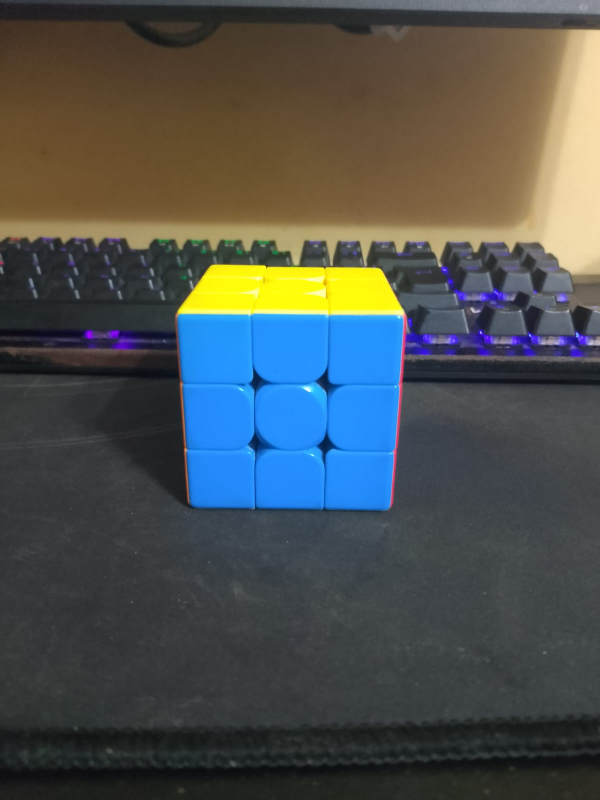
#> input picture imagensTeste/imgMelhor1.jpeg, 1200 x 1600 px (shown at 1/2 size)
$ python analizeComImagens.py
#> lines starting #> are read from the running program, lines starting #| are printed output that depends on the picture; after the words box and inside, x2 and y2 are one past the last pixel; in counts of white or black regions, pixels touching at a corner belong together
import cv2

img = cv2.imread("imagensTeste/imgMelhor1.jpeg", cv2.IMREAD_COLOR)
#> img is the input picture: shape (1600, 1200, 3); mean B, G, R 79.3, 80.5, 75.9
img = cv2.resize(img, (800, 900))
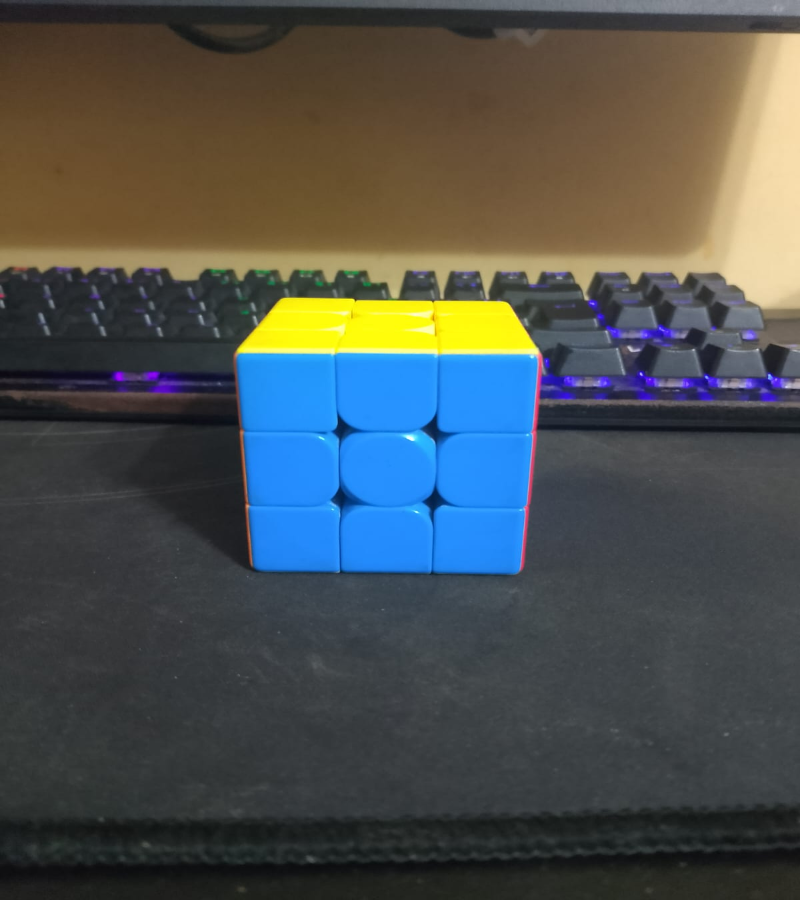
#> img: shape (900, 800, 3); mean B, G, R 79.3, 80.4, 75.9

img_cinza = cv2.cvtColor(img, cv2.COLOR_BGR2GRAY)
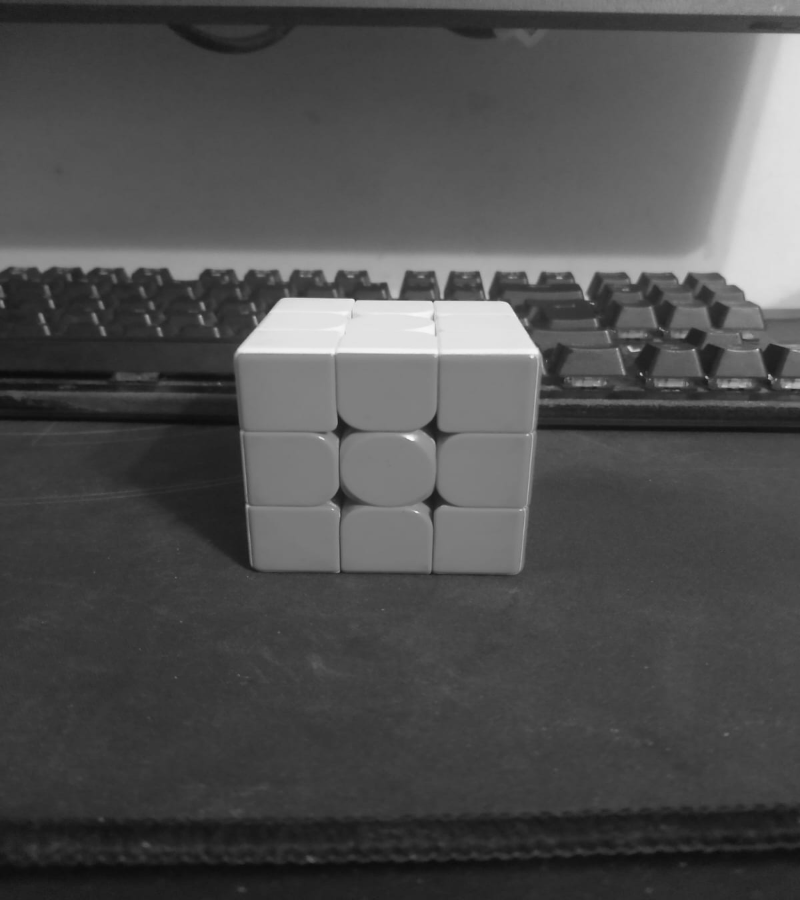
#> img_cinza: shape (900, 800); min 10, max 252, mean 79

img_blur = cv2.GaussianBlur(img_cinza, (5, 5), 0)

bordas = cv2.Canny(img_blur, 50, 150)
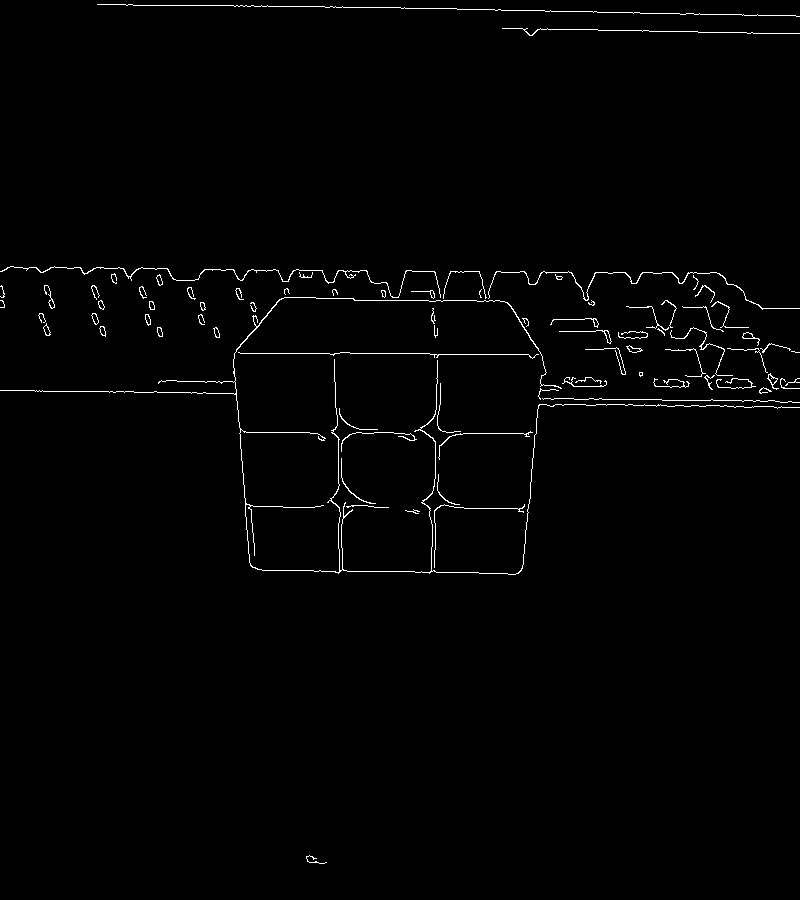
#> bordas: shape (900, 800); 1.2% white in thin lines or dots

contornos, _ = cv2.findContours(bordas, cv2.RETR_EXTERNAL, cv2.CHAIN_APPROX_SIMPLE)
#> contornos = 79 contours, 56 with area under 20; largest, box (x1, y1, x2, y2) and area: (0, 297, 800, 575) 207, (0, 266, 441, 298) 94, (488, 271, 800, 310) 83, (767, 373, 779, 390) 58, (742, 332, 760, 346) 55

img_contornos = img.copy()

cv2.drawContours(img_contornos, contornos, -1, (0, 255, 0), 2)
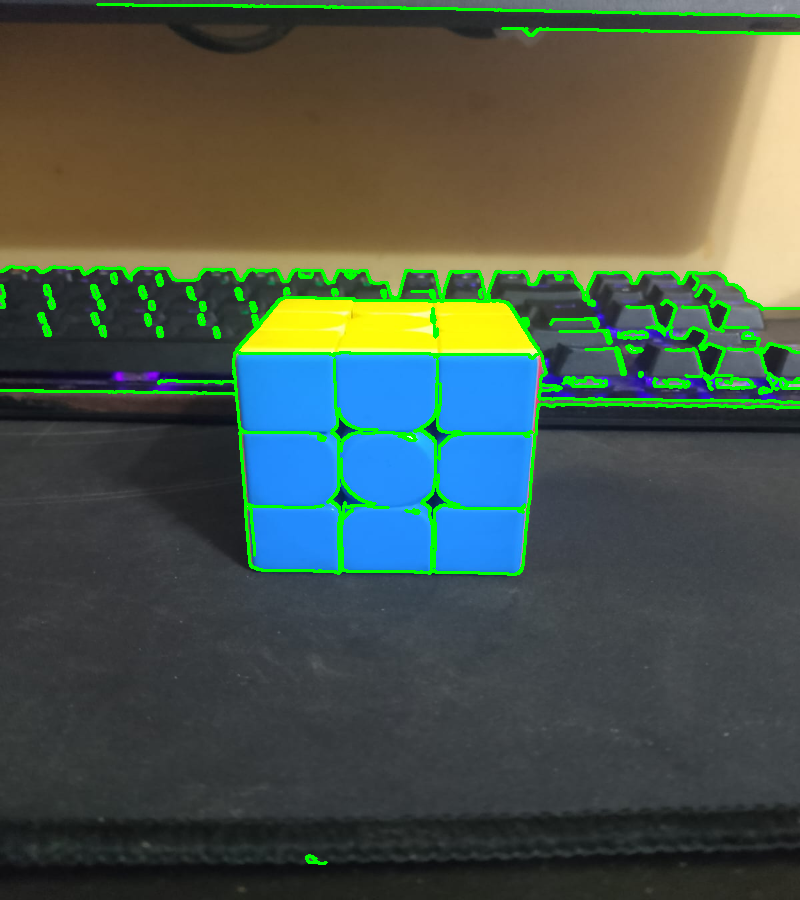
#> img_contornos: shape (900, 800, 3); 3.75% of pixels changed, all inside (x1, y1, x2, y2) = (0, 3, 800, 865)

melhor_contorno = None
maior_area = 0

if melhor_contorno is not None:
        cv2.drawContours(img, [melhor_contorno], -1, (0, 255, 0), 3)

        for ponto in melhor_contorno:
            x, y = ponto[0]
            cv2.circle(img, (x, y), 7, (0, 0, 255), -1)

cv2.imshow("foto", bordas)

cv2.waitKey(0)
cv2.destroyAllWindows()

$ run again, with imagensTeste/teste2.jpg copied over imagensTeste/imgMelhor1.jpeg
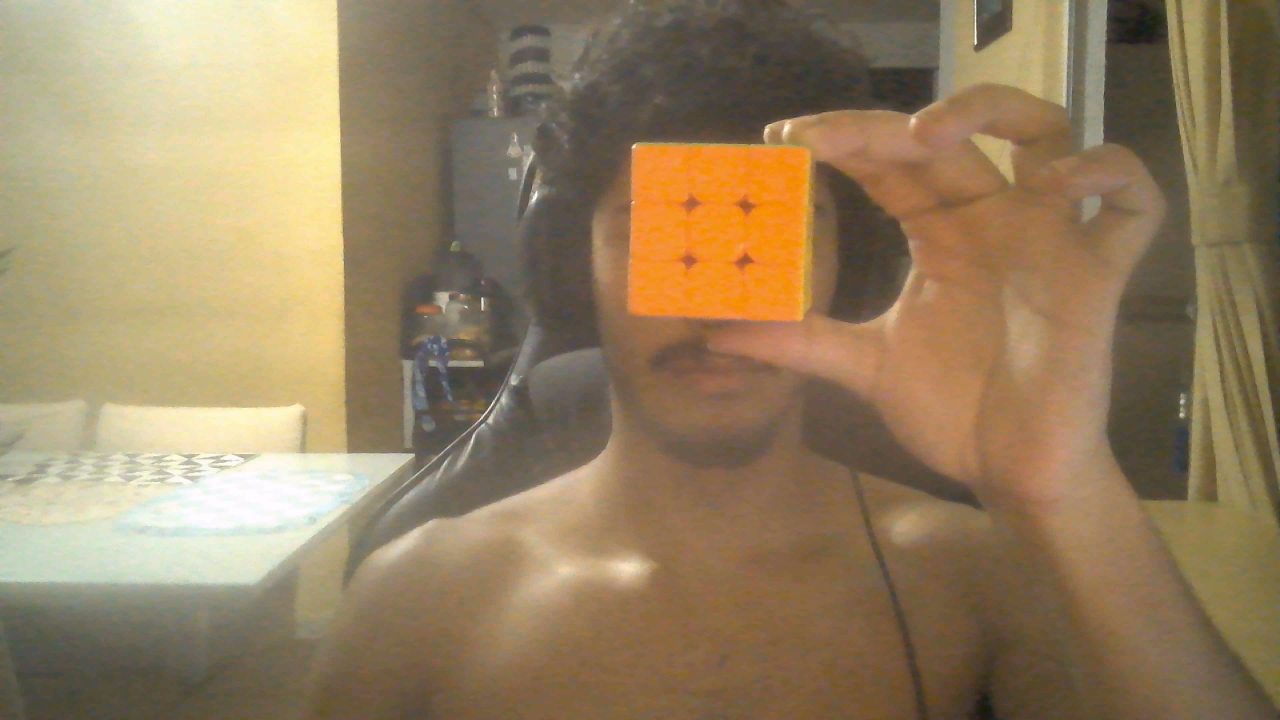
#> input picture imagensTeste/teste2.jpg, 3840 x 2160 px (shown at 1/3 size)
#> img is the input picture: shape (2160, 3840, 3); mean B, G, R 97.3, 129, 150
#> img: shape (900, 800, 3)
#> `bordas = cv2.Canny(img_blur, 50, 150)`:
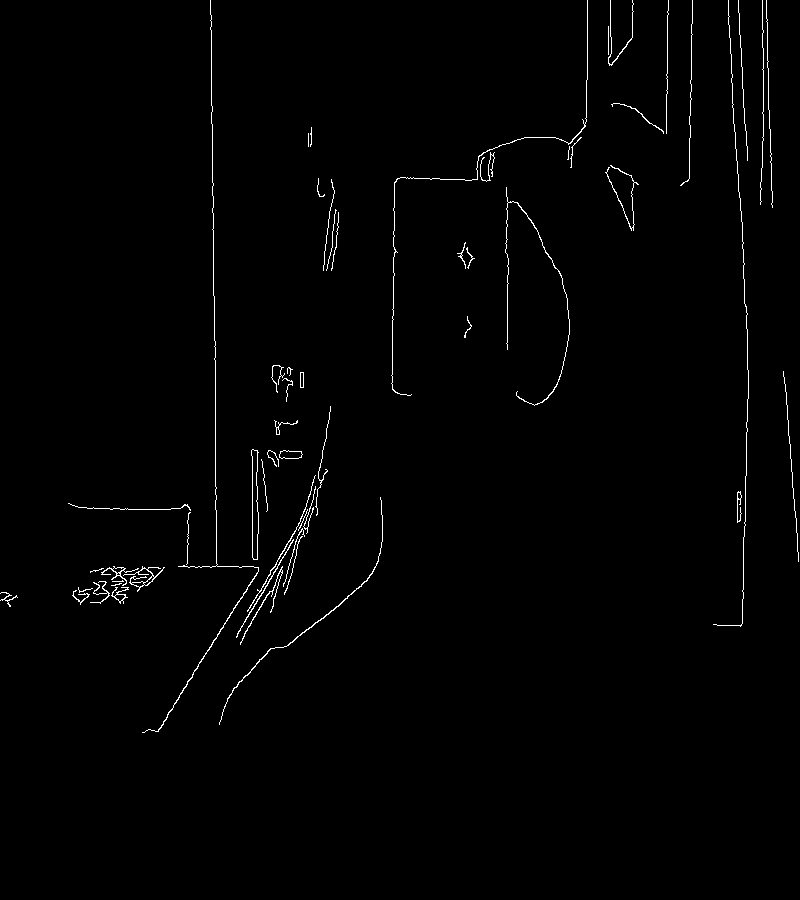
#> bordas: shape (900, 800); 1% white in thin lines or dots, all inside (x1, y1, x2, y2) = (0, 0, 799, 733)
#> contornos = 57 contours, 38 with area under 20; largest, box (x1, y1, x2, y2) and area: (251, 449, 259, 560) 558, (279, 450, 303, 459) 150, (123, 566, 165, 592) 118, (219, 497, 383, 725) 108, (142, 0, 259, 733) 88
#> `cv2.drawContours(img_contornos, contornos, -1, (0, 255, 0), 2)`:
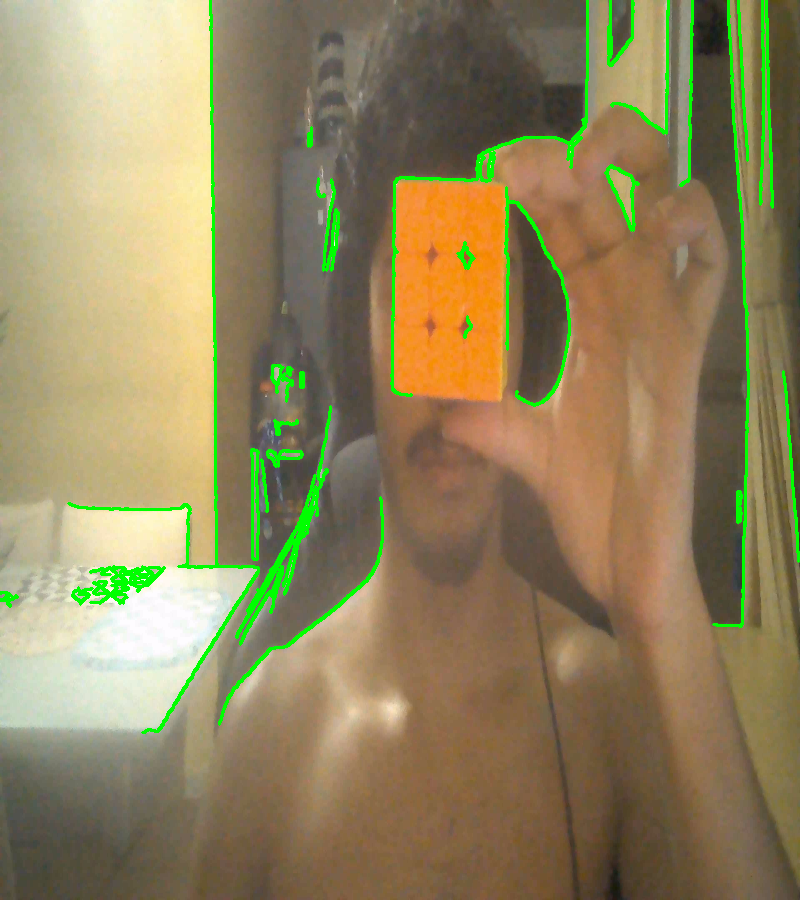
#> img_contornos: shape (900, 800, 3); mean B, G, R 93.7, 132.7, 144.9
